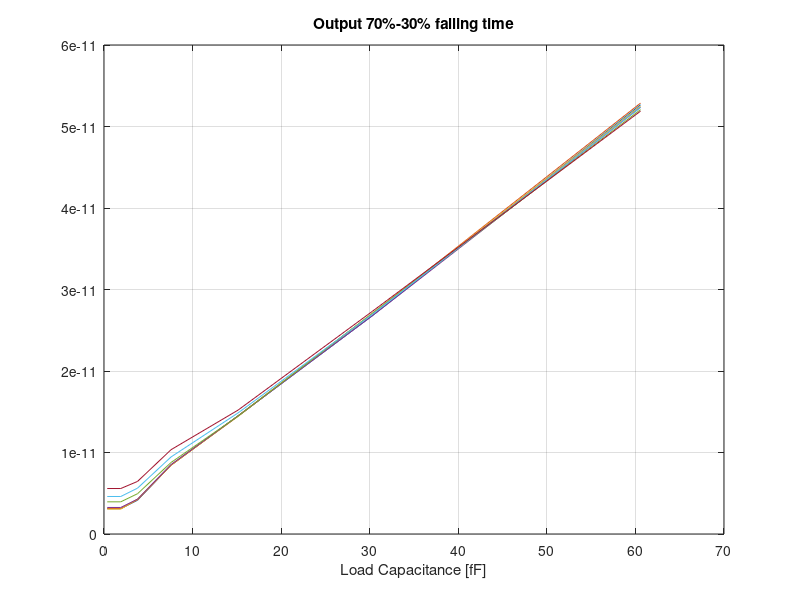
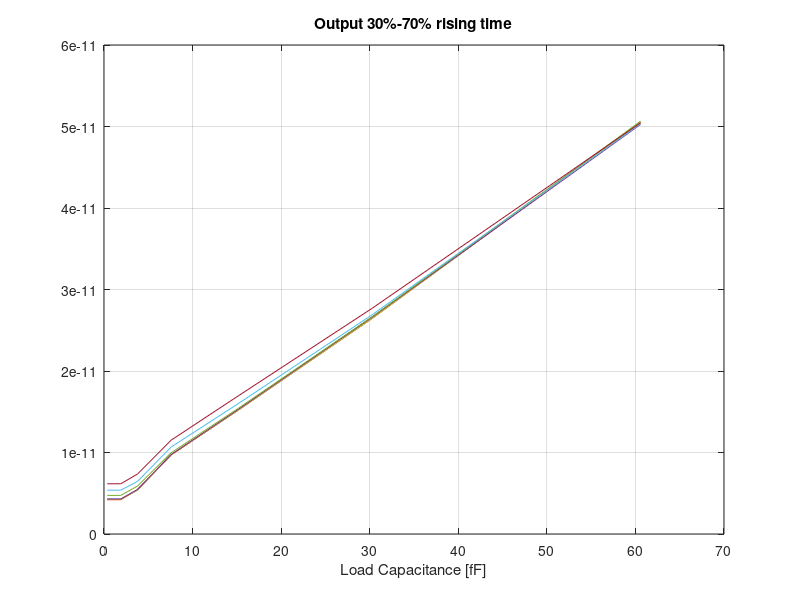
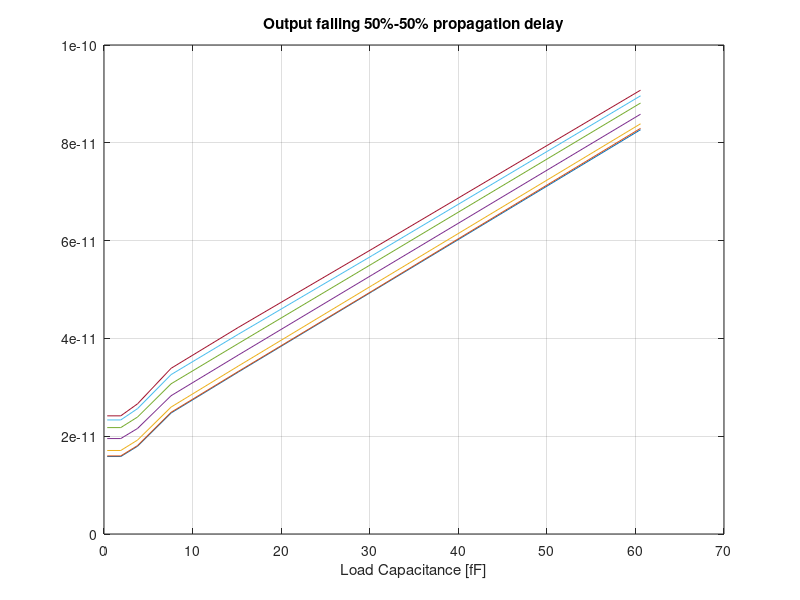
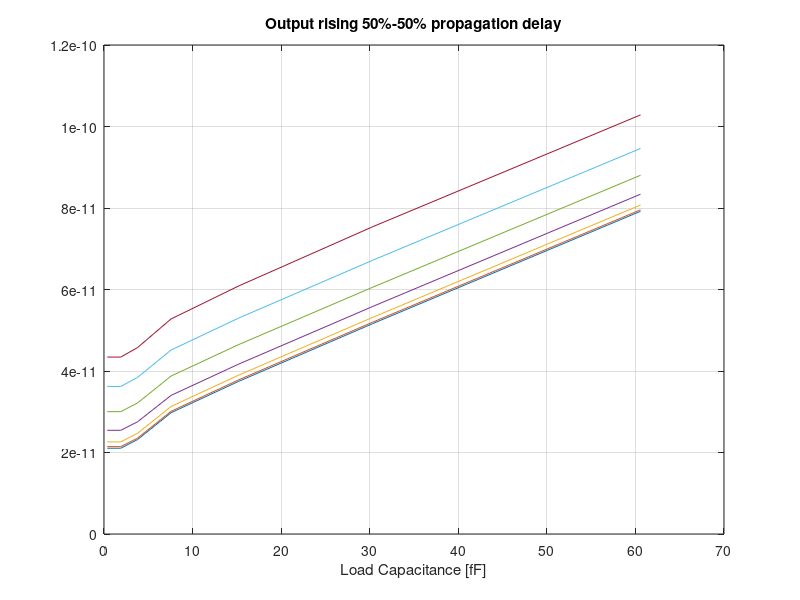

MATLAB code to generate these figures, in order:
%% Read .csv simulation files
CO_A_B_t_F = csvread('CO_A_B_t_F.csv', 1, 0);
CO_A_B_t_R = csvread('CO_A_B_t_R.csv', 1, 0);
CO_A_B_tp_L = csvread('CO_A_B_tp_L.csv', 1, 0);
CO_A_B_tp_H = csvread('CO_A_B_tp_H.csv', 1, 0);

%% Plot graphs
figure(1)
clf
for i = 1:7
    plot(CO_A_B_t_F(:, (2*i-1)).*1e15, CO_A_B_t_F(:, 2*i));
    hold on
end
grid on
title('Output 70%-30% falling time')
xlabel('Load Capacitance [fF]')

figure(2)
clf
for i = 1:7
    plot(CO_A_B_t_R(:, (2*i-1)).*1e15, CO_A_B_t_R(:, 2*i));
    hold on
end
grid on
title('Output 30%-70% rising time')
xlabel('Load Capacitance [fF]')

figure(3)
clf
for i = 1:7
    plot(CO_A_B_tp_L(:, (2*i-1)).*1e15, CO_A_B_tp_L(:, 2*i));
    hold on
end
grid on
title('Output falling 50%-50% propagation delay')
xlabel('Load Capacitance [fF]')

figure(4)
clf
for i = 1:7
    plot(CO_A_B_tp_H(:, (2*i-1)).*1e15, CO_A_B_tp_H(:, 2*i));
    hold on
end
grid on
title('Output rising 50%-50% propagation delay')
xlabel('Load Capacitance [fF]')
